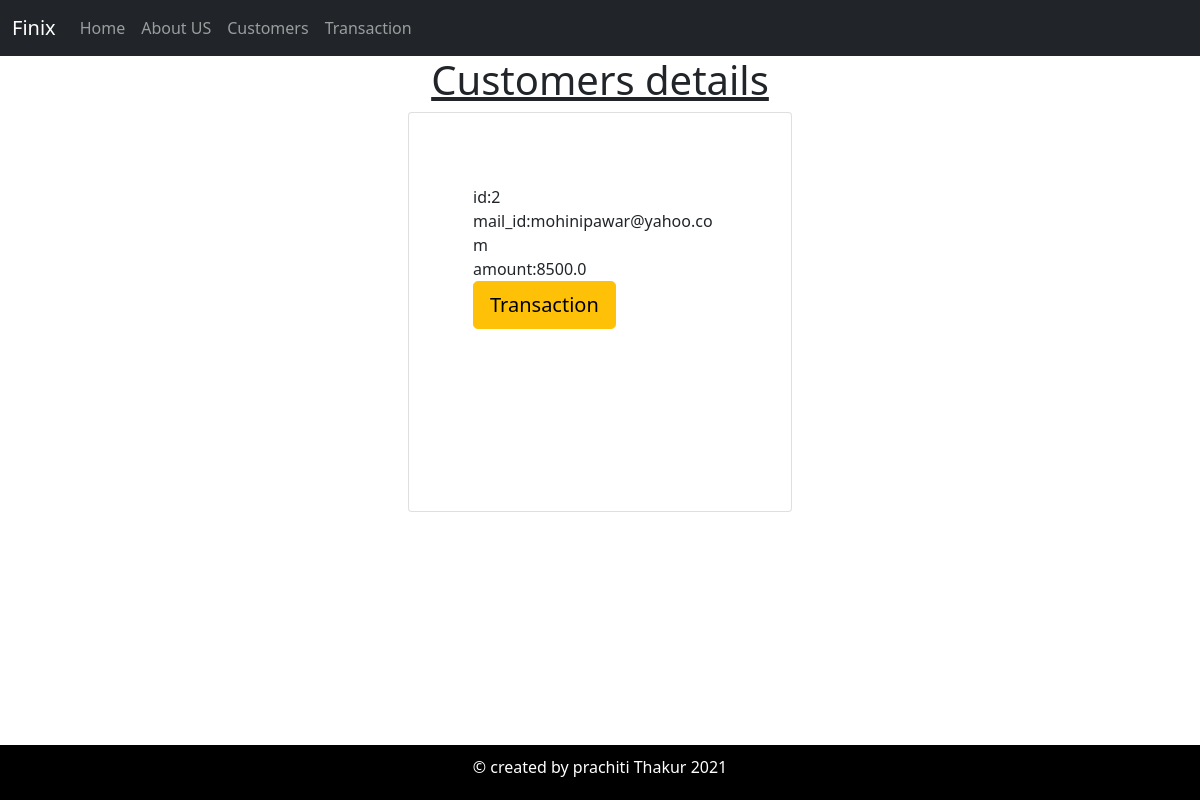
Before: /details/2 with the older database file.
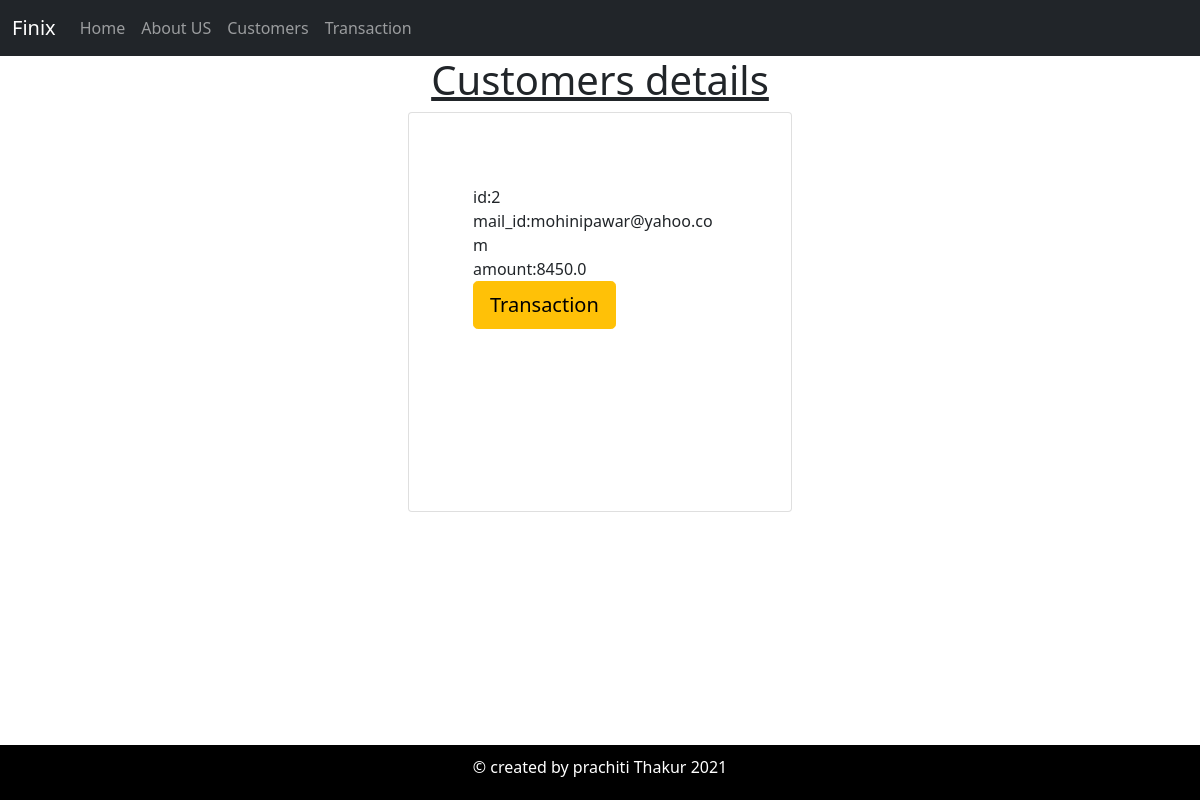
After: the same page with the newer database file.
### BankApp/models.py (models this page shows)
class Customer(models.Model):
    mail_id=models.EmailField(max_length = 254)
    amount=models.FloatField(default=500)
    class meta:
        db_table="Customer"

### BankApp/views.py (the view)
# urls.py: path('details/<cid>',views.details),
def details(request,cid):
    sender=Customer.objects.get(id=cid)
    return render(request,"details.html",{"sender":sender})

### BankApp/templates/details.html (shortened to what this page needs)
{%extends "master.html"%}
{%block content%}
<center>
    <div class="container">
      <h1 style="text-decoration: underline;">Customers details</h1>
    </div>
</center>
<div class="row">
<div class="col-4"></div>
<div class="col-4">
    <div class="card p-5" style="height: 50vh;">
        <div class="card-body">
            <div class="card-text">
                <div>id:{{sender.id}}</div>
                <div>mail_id:{{sender.mail_id}}</div>
                <div>amount:{{sender.amount}}</div>
                <div><button type="button" class="btn btn-warning btn-lg"><a href="/transaction_two/{{sender.id}}" style="color:black;text-decoration:none">Transaction</a></button></div>
            </div>
        </div>
    </div>
</div>
<div class="col-4"></div>
</div>
{%endblock%}

Changed rows visible on the page:
changed Customer "mohinipawar@yahoo.com": amount "8500.0" → "8450.0"
